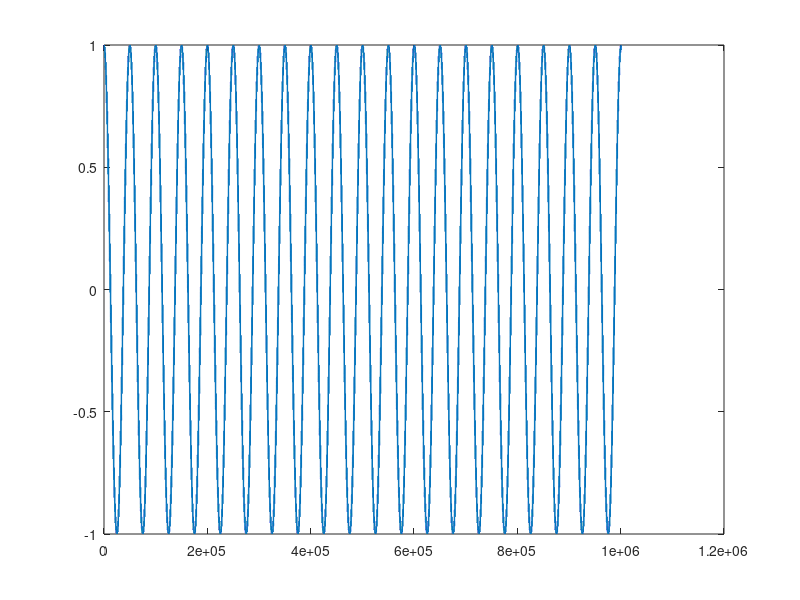

This figure's MATLAB source:
clc;
close all;
clear all;

## Sampling Frequency
 fs = 1000;

 ## Carrier Frequency
 fc = 20;

 ## Time Duration
 time = (0: 1 ./ fs:1)';

 ## Create two sinusoidal signals with frequencies 30 Hz and 60 Hz
 x = sin (2 .* pi .* 1 .* time) + 2 .* sin (2 .* pi .* 0 .* time);

 ## Frequency Deviation
 fDev = 0.1;

 ## Frequency modulate x
 y = fmmod (x, fc, fs, fDev);
length(y)
 ## plotting
## plot (time, x, 'r', time, y, 'b--')
## xlabel ('Time (s)')
## ylabel ('Amplitude')
## legend ('Original Signal','Modulated Signal')

plot(y(1:end))
